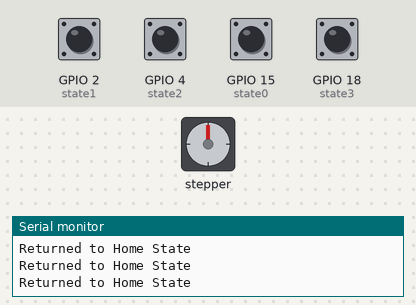
A program run on a simulated ESP32. Parts: stepper motor, the last lines printed to the serial monitor. Wiring (inferred from the names in the program): stepper motor (2048 steps per turn assumed): coils GPIO 14, GPIO 27, GPIO 26, GPIO 25. Inputs (shaded band) come from the test bench; at power-on: GPIO 2 (state1), GPIO 4 (state2), GPIO 15 (state0), GPIO 18 (state3) HIGH.

Above: at 1.2 s.
1.3 s: GPIO 2 (state1) pulled LOW for 0.15 s
At 1.77 s:
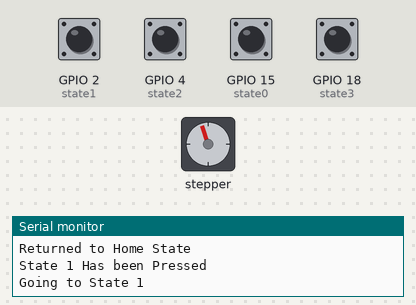
At 3.5 s:
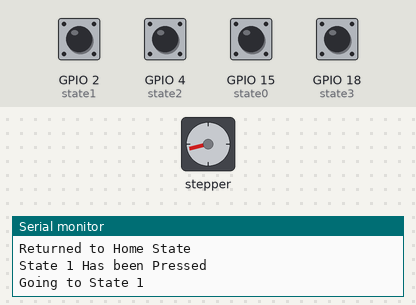
Timing chart, 0 to 10.3 s (numbered marks = the images above; inputs shaded):
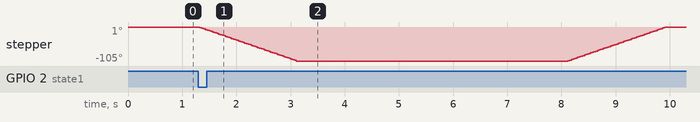

The program:

main.cpp
```cpp
#include <Arduino.h>

void moveToState(int state);
void moveMotor(int steps);
void moveToHomeState(int steps);
void enqueue(int state);
int dequeue();
bool isEmpty();

// Stepper motor pins
//*May need to be changed later after prototype
int stepPins[] = {14, 27, 26, 25};

// Button pins, each button corresponds to a state
//*May need to be changed later after prototype
int state0 = 15;
int state1 = 2;
int state2 = 4;
int state3 = 18;

// Since the buttons will be held low when a glass is on top of button
// We need to keep track of which button has been pressed so it only registers one press
bool zeroPressed = false;
bool onePressed = false;
bool twoPressed = false;
bool threePressed = false;

// Used so we can serice more than 1 state before returning to home
// Gunna use linked list just for more prac, may be overkill but will also
// allow us to stremaline adding and subtracting states from queue+
struct Node
{
    int state;
    Node *next;
};

Node *head = NULL;
Node *tail = NULL;

// Will have to update this so we know how far we need to move back to home state
int currentRotation = 0;

// Keeps track if motor is active or not
// ie when its in a button position it will be active
// If in home state it will be inactive
bool activeMotor = false;
void setup()
{
    // Serial for Debugging
    Serial.begin(115200);
    // Setting up out motor pins
    for (int i = 0; i < 4; i++)
    {
        pinMode(stepPins[i], OUTPUT);
        // Make sure pins are all working
        Serial.println("Pin: " + String(stepPins[i]) + " good to go");
    }
    // Now setting up buttons using internal pullup resistor (heard about it online dont know what it does)
    pinMode(state0, INPUT_PULLUP);
    pinMode(state1, INPUT_PULLUP);
    pinMode(state2, INPUT_PULLUP);
    pinMode(state3, INPUT_PULLUP);
}

// Main loop to control prog
void loop()
{
    // From my understanding == low means button is pressed
    if (digitalRead(state0) == LOW && zeroPressed == false)
    {
        // Print statements just for debugging purposes
        printf("State 0 Has been Pressed\n");
        zeroPressed = true;
        enqueue(0);
    }
    if (digitalRead(state1) == LOW && onePressed == false)
    {
        printf("State 1 Has been Pressed\n");
        onePressed = true;
        enqueue(1);
    }
    if (digitalRead(state2) == LOW && twoPressed == false)
    {
        printf("State 2 Has been Pressed\n");
        twoPressed = true;
        enqueue(2);
    }
    if (digitalRead(state3) == LOW && threePressed == false)
    {
        printf("State 3 Has been Pressed\n");
        threePressed = true;
        enqueue(3);
    }

    // Looping through service queue to move motor
    while (!isEmpty())
    {
        // Dequeue next state
        int state = dequeue();
        if (state != -1)
        {
            // Move motor to that state
            moveToState(state);
        }
    }

    // After we process all states in service queue we will move back to home state
    if (isEmpty() && currentRotation == 0)
    {
        moveToHomeState(currentRotation);
    }
}

// This function is called when the button is pressed
// And calls the moveMotor Function to move to that state
void moveToState(int state)
{
    switch (state)
    {
    case 0:
        Serial.println("Going to State 0");
        moveMotor(75);
        delay(5000);
        moveToHomeState(75);
        zeroPressed = false;
        break;

    case 1:
        Serial.println("Going to State 1");
        moveMotor(150);
        delay(5000);
        moveToHomeState(150);
        onePressed = false;
        break;

    case 2:
        Serial.println("Going to State 2");
        moveMotor(225);
        delay(5000);
        moveToHomeState(225);
        twoPressed = false;
        break;

    case 3:
        Serial.println("Going to State 3");
        moveMotor(300);
        delay(5000);
        moveToHomeState(300);
        threePressed = false;
        break;

    // Should never get here
    default:
        break;
    }
}

// This function moves motor counterclockwise from
// home state to selected state through button press
void moveMotor(int steps)
{
    // Step sequence is from gpt seems like easiest way to implement
    int stepSequence[4][4] = {
        {1, 0, 0, 1},
        {1, 1, 0, 0},
        {0, 1, 1, 0},
        {0, 0, 1, 1}};

    for (int step = 0; step < steps; step++)
    {
        for (int i = 3; i >= 0; i--)
        {
            for (int pin = 0; pin < 4; pin++)
            {
                digitalWrite(stepPins[pin], stepSequence[i][pin]);
            }
            // Seems to be the sweet spot for motor speed
            delay(3);
        }
    }

    // Turn off all motor pins so we dont use power when not in use
    for (int pin = 0; pin < 4; pin++)
    {
        digitalWrite(stepPins[pin], LOW);
    }
}

// This function moves motor clockwise from selected state to home
void moveToHomeState(int steps)
{
    int stepSequence[4][4] = {
        {1, 0, 0, 1},
        {1, 1, 0, 0},
        {0, 1, 1, 0},
        {0, 0, 1, 1}};

    // Moves motor clockwise back to home state
    for (int step = 0; step < steps; step++)
    {
        for (int i = 0; i < 4; i++)
        {
            for (int pin = 0; pin < 4; pin++)
            {
                digitalWrite(stepPins[pin], stepSequence[i][pin]);
            }
            // Sweet spot
            delay(3);
        }
    }

    // Turn off all motor pins
    for (int pin = 0; pin < 4; pin++)
    {
        digitalWrite(stepPins[pin], LOW);
    }

    Serial.println("Returned to Home State");
}

// Pretty standard linked list implementation
// To add new states to queue
void enqueue(int state)
{
    Node *newNode = new Node;
    newNode->state = state;
    newNode->next = NULL;
    if (tail == NULL)
    {
        head = newNode;
        tail = newNode;
    }
    else
    {
        tail->next = newNode;
        tail = newNode;
    }
}
// Again pretty standard linked list implementation to dequeue
// could possibly be void but unsure
int dequeue()
{
    // Should never get here but just in case
    if (head == NULL)
    {
        // Just incase we see this issue
        printf("Queue is Empty\n");
        return -1;
    }

    Node *temp = head;
    int state = head->state;
    head = head->next;

    if (head == NULL)
    {
        tail = NULL;
    }

    delete temp;
    return state;
}

// Returns true if queue is empty
bool isEmpty()
{
    return head == NULL;
}
```

Measured:
- after the input at 1.3 s, stepper: turns 105° counter-clockwise in 1.8 s, then 105° clockwise in 1.8 s
